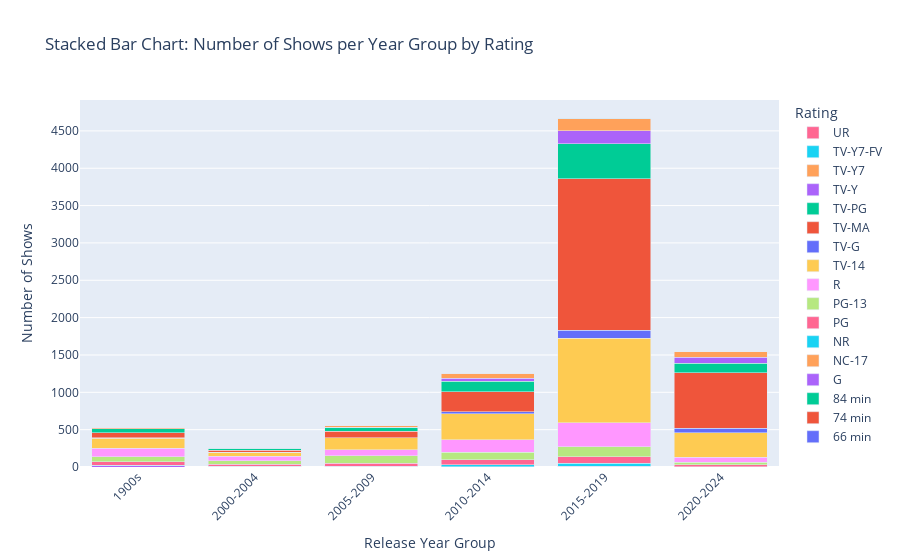

Notebook source saved alongside this figure:
### Code cell
def categorize_year(year):
    if year < 2000:
        return "1900s"
    else:
        start = (year // 5) * 5
        end = start + 4
        return f"{start}-{end}"

df["year_group"] = df["release_year"].apply(categorize_year)

rating_year_counts = df.groupby(["year_group", "rating"]).size().unstack(fill_value=0)

year_order = ["1900s"] + sorted(
    [col for col in rating_year_counts.index if col != "1900s"], 
    key=lambda x: int(x.split("-")[0])
)
rating_year_counts = rating_year_counts.loc[year_order]

fig = go.Figure()

bottom_values = [0] * len(rating_year_counts)

for idx, rating in enumerate(rating_year_counts.columns):
    fig.add_trace(go.Bar(
        x=rating_year_counts.index,
        y=rating_year_counts[rating],
        name=rating
    ))

fig.update_layout(
    barmode='stack',
    xaxis_title="Release Year Group",
    yaxis_title="Number of Shows",
    title="Stacked Bar Chart: Number of Shows per Year Group by Rating",
    xaxis=dict(tickangle=-45),
    legend_title="Rating"
)

fig.show()

### Figure 1 — Plotly figure (JSON) as saved in the notebook; plotly's stock layout.template omitted (floating-point values rounded to 4 significant figures)
{"data": [{"name": "66 min", "type": "bar", "x": ["1900s", "2000-2004", "2005-2009", "2010-2014", "2015-2019", "2020-2024"], "y": [0, 0, 0, 0, 1, 0]}, {"name": "74 min", "type": "bar", "x": ["1900s", "2000-2004", "2005-2009", "2010-2014", "2015-2019", "2020-2024"], "y": [0, 0, 0, 0, 1, 0]}, {"name": "84 min", "type": "bar", "x": ["1900s", "2000-2004", "2005-2009", "2010-2014", "2015-2019", "2020-2024"], "y": [0, 0, 0, 1, 0, 0]}, {"name": "G", "type": "bar", "x": ["1900s", "2000-2004", "2005-2009", "2010-2014", "2015-2019", "2020-2024"], "y": [16, 7, 7, 3, 7, 1]}, {"name": "NC-17", "type": "bar", "x": ["1900s", "2000-2004", "2005-2009", "2010-2014", "2015-2019", "2020-2024"], "y": [0, 0, 0, 2, 1, 0]}, {"name": "NR", "type": "bar", "x": ["1900s", "2000-2004", "2005-2009", "2010-2014", "2015-2019", "2020-2024"], "y": [7, 2, 3, 27, 41, 0]}, {"name": "PG", "type": "bar", "x": ["1900s", "2000-2004", "2005-2009", "2010-2014", "2015-2019", "2020-2024"], "y": [47, 26, 43, 62, 83, 26]}, {"name": "PG-13", "type": "bar", "x": ["1900s", "2000-2004", "2005-2009", "2010-2014", "2015-2019", "2020-2024"], "y": [69, 49, 95, 102, 140, 35]}, {"name": "R", "type": "bar", "x": ["1900s", "2000-2004", "2005-2009", "2010-2014", "2015-2019", "2020-2024"], "y": [111, 57, 80, 165, 317, 69]}, {"name": "TV-14", "type": "bar", "x": ["1900s", "2000-2004", "2005-2009", "2010-2014", "2015-2019", "2020-2024"], "y": [133, 56, 161, 352, 1133, 325]}, {"name": "TV-G", "type": "bar", "x": ["1900s", "2000-2004", "2005-2009", "2010-2014", "2015-2019", "2020-2024"], "y": [12, 1, 5, 28, 108, 66]}, {"name": "TV-MA", "type": "bar", "x": ["1900s", "2000-2004", "2005-2009", "2010-2014", "2015-2019", "2020-2024"], "y": [64, 28, 85, 266, 2025, 739]}, {"name": "TV-PG", "type": "bar", "x": ["1900s", "2000-2004", "2005-2009", "2010-2014", "2015-2019", "2020-2024"], "y": [54, 22, 51, 137, 474, 125]}, {"name": "TV-Y", "type": "bar", "x": ["1900s", "2000-2004", "2005-2009", "2010-2014", "2015-2019", "2020-2024"], "y": [2, 2, 4, 41, 173, 85]}, {"name": "TV-Y7", "type": "bar", "x": ["1900s", "2000-2004", "2005-2009", "2010-2014", "2015-2019", "2020-2024"], "y": [9, 8, 17, 66, 160, 74]}, {"name": "TV-Y7-FV", "type": "bar", "x": ["1900s", "2000-2004", "2005-2009", "2010-2014", "2015-2019", "2020-2024"], "y": [0, 0, 0, 3, 3, 0]}, {"name": "UR", "type": "bar", "x": ["1900s", "2000-2004", "2005-2009", "2010-2014", "2015-2019", "2020-2024"], "y": [1, 0, 1, 0, 1, 0]}], "layout": {"barmode": "stack", "legend": {"title": {"text": "Rating"}}, "title": {"text": "Stacked Bar Chart: Number of Shows per Year Group by Rating"}, "xaxis": {"tickangle": -45, "title": {"text": "Release Year Group"}}, "yaxis": {"title": {"text": "Number of Shows"}}}}
